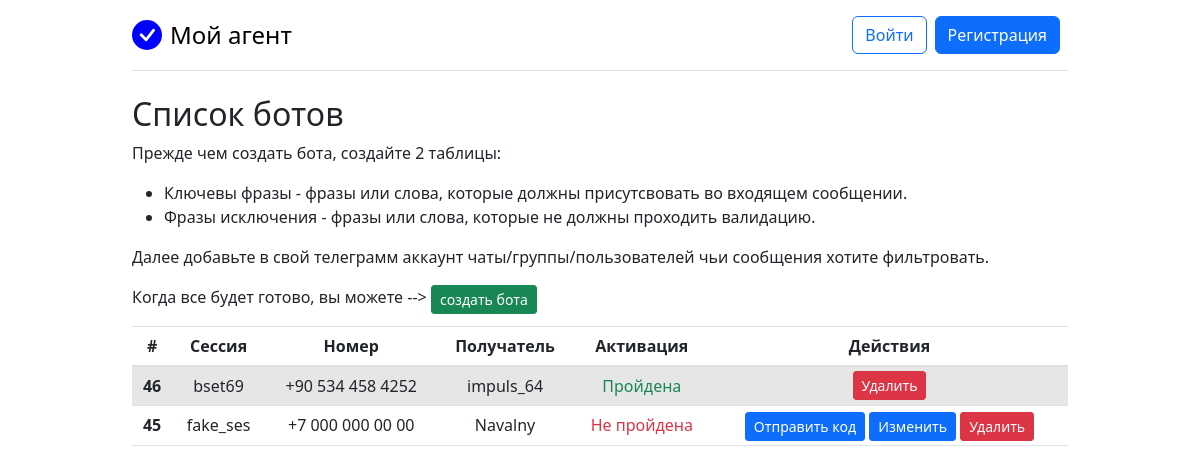
The app's page /tables/bots/ with its own data.
### web_app/tables/models.py (models this page shows, shortened)
class Bot(models.Model):
    activated = models.BooleanField(default=False)
    api_id = models.IntegerField()
    api_hash = models.CharField(max_length=50)
    session_name = models.CharField(
        max_length=40,
        verbose_name='Сессия',
        unique=True)
    phone = models.CharField(max_length=30, verbose_name='Номер телефона')
    phone_code_hash = models.CharField(max_length=30, blank=True)
    password = models.CharField(max_length=10, verbose_name='Пароль')
    recipient = models.CharField(max_length=30, verbose_name='Получатель')
    keywords_table = models.ForeignKey(
        Table,
        related_name='tab_keywords',
        on_delete=models.PROTECT,
        verbose_name='Ключевые фразы')
    excluded_words_table = models.ForeignKey(
        Table,
        related_name='tab_excluded',
        on_delete=models.PROTECT,
        verbose_name='Фразы исключения')
    created_at = models.DateTimeField(auto_now_add=True)
    class Meta:
        verbose_name = 'Конфигурация бота'
        verbose_name_plural = 'Конфигурации ботов'

### web_app/tables/views.py (the view)
# urls.py: path('bots/', views.view_bots, name='view_bots'),
def view_bots(request):
    bots = Bot.objects.all().order_by('-id')
    context = {'bots': bots, 'title': 'Список ботов'}
    return render(request, 'bots/bots.html', context)

### web_app/templates/bots/bots.html
{% extends 'base.html' %}
{% block content %}
  <h2>Список ботов</h2>
  <div class="text-start">
    <p>
      Прежде чем создать бота, создайте 2 таблицы:
      <ul>
        <li>Ключевы фразы - фразы или слова, которые должны присутсвовать во входящем сообщении.</li>
        <li>Фразы исключения - фразы или слова, которые не должны проходить валидацию.</li>
      </ul>
      Далее добавьте в свой телеграмм аккаунт чаты/группы/пользователей чьи сообщения хотите фильтровать.<br>
    </p>
    <p>Когда все будет готово, вы можете --> <a href="{% url 'create_bot' %}" class="btn btn-success btn-sm d-inline">создать бота</a></p>
  </div>
  <table class="table table-striped text-center">
    <thead>
      <tr>
        <th>#</th>
        <th>Сессия</th>
        <th>Номер</th>
        <th>Получатель</th>
        <th>Активация</th>
        <th>Действия</th>
      </tr>
     </thead>
     <tbody>
      {% for bot in bots %}
        <tr>
          <th>{{ bot.pk }}</th>
          <td>{{ bot.session_name }}</td>
          <td>{{ bot.phone }}</td>
          <td>{{ bot.recipient }}</td>
          {% if bot.activated %}
            <td class="text-success">Пройдена</td>
            <td><a href="{% url 'del_bot' bot.pk %}" class="btn btn-danger btn-sm d-inline">Удалить</a></td>
          {% else %}
            <td class="text-danger">Не пройдена</td>
            <td>
              <a href="{% url 'send_code' bot.pk %}" class="btn btn-primary btn-sm d-inline">Отправить код</a>
              <a href="{% url 'edit_bot' bot.pk %}" class="btn btn-primary btn-sm d-inline">Изменить</a>
              <a href="{% url 'del_bot' bot.pk %}" class="btn btn-danger btn-sm d-inline">Удалить</a>
            </td>
          {% endif %}
        </tr>
      {% endfor %}
     </tbody>
  </table>
{% endblock %}

### static/pricing.css (style rules this page uses)
body { background-image: linear-gradient(180deg, var(--bs-body-secondary-bg), var(--bs-body-bg) 100px, var(--bs-body-bg)); }

### records on screen
Bot: pk "46", session_name "bset69", phone "+90 534 458 4252", recipient "impuls_64", activated "Пройдена"
Bot: pk "45", session_name "fake_ses", phone "+7 000 000 00 00", recipient "Navalny", activated "Не пройдена"
